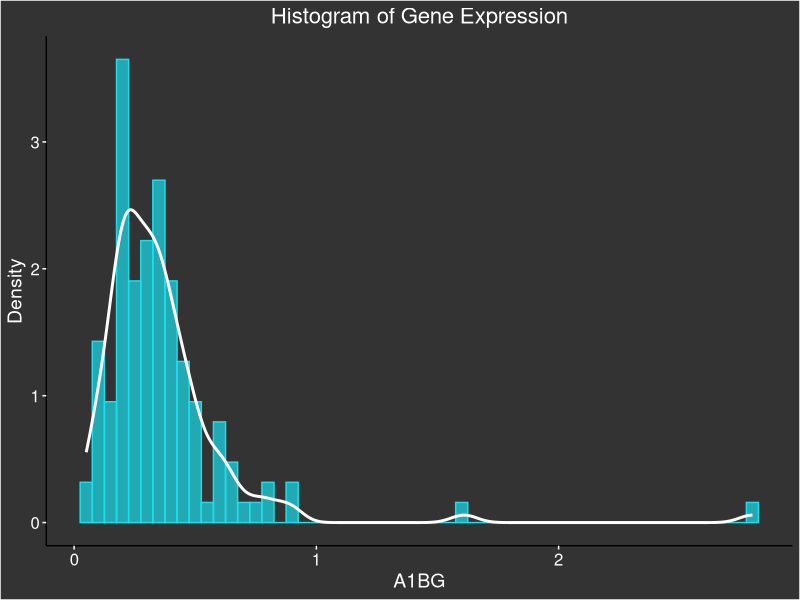
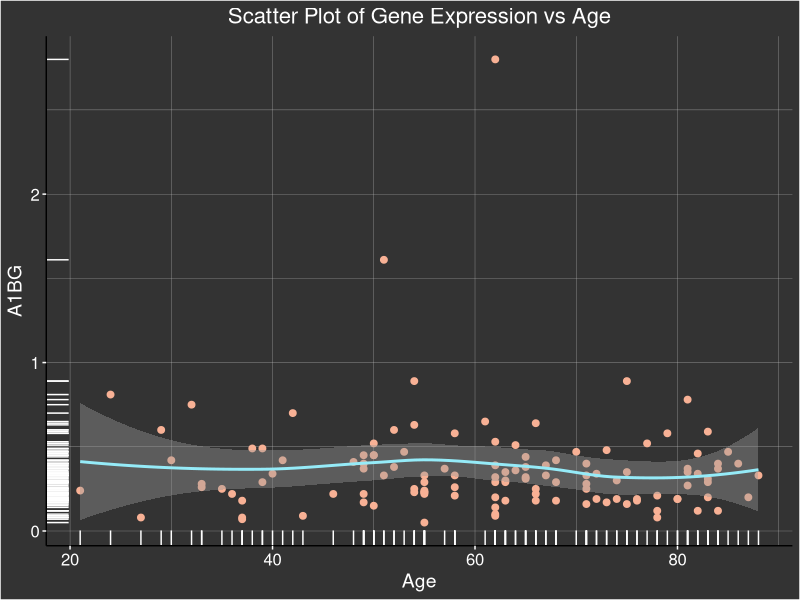
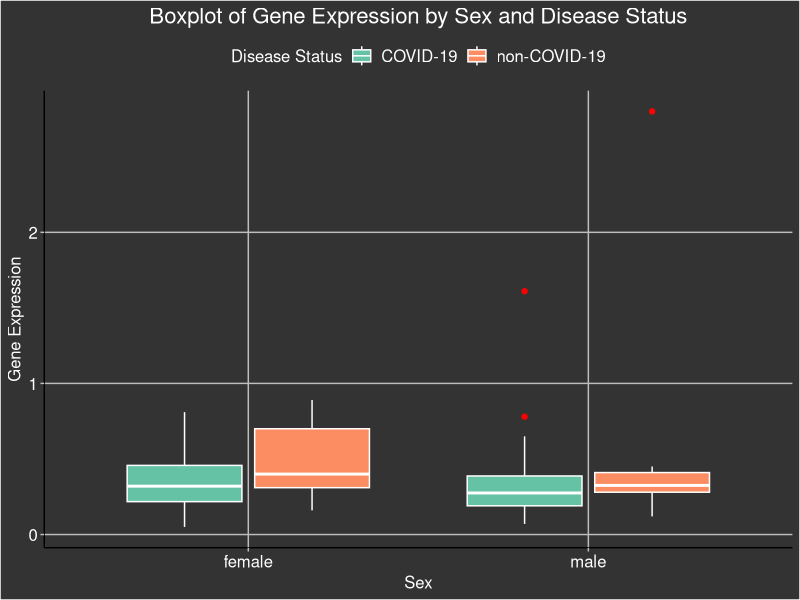
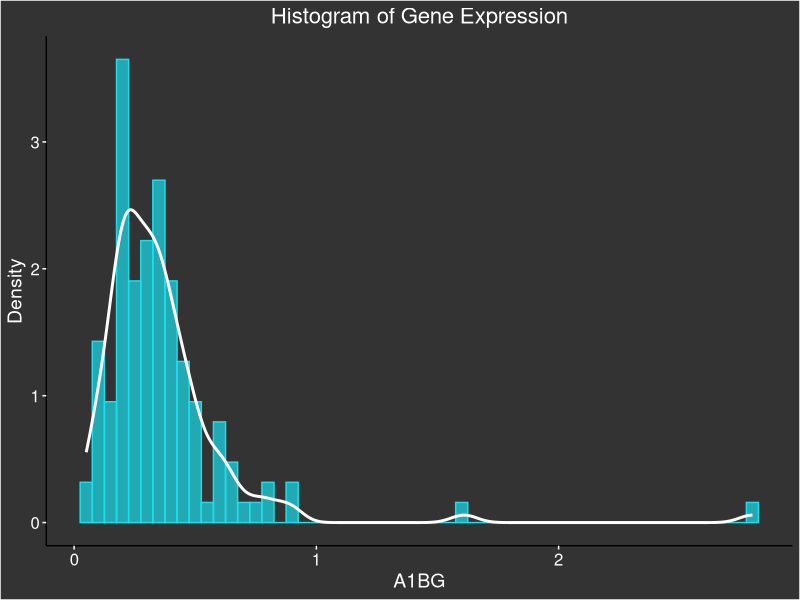
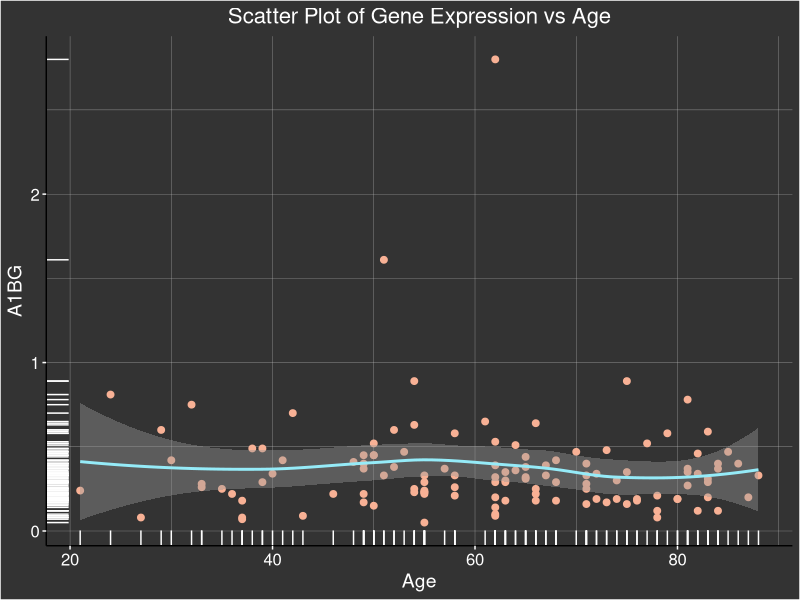
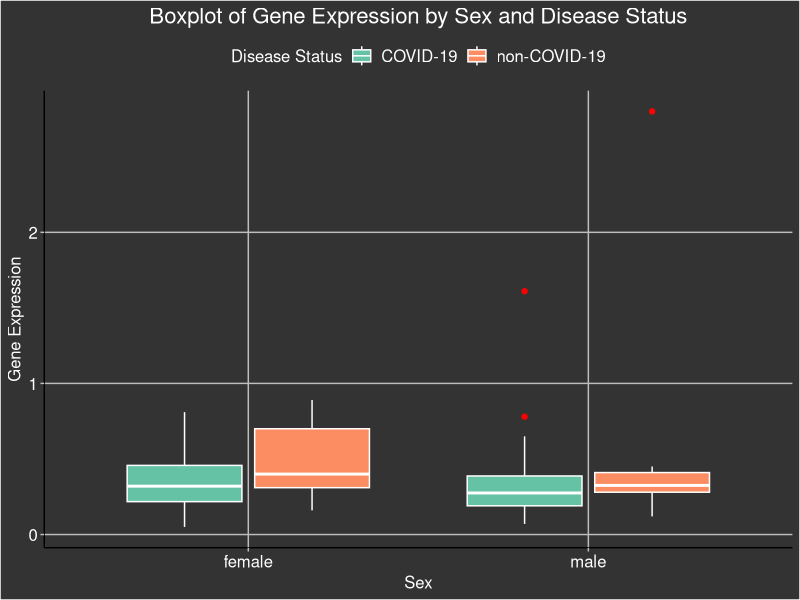

Write R code to recreate these figures, in order.
## ---- chunk 1
# Load necessary libraries
library(ggplot2)
library(dplyr)
library(readr)
library(data.table) #this is for the transpose function
library(systemfonts) #this is for the font
## ---- chunk 2
# Load the datasets
genes_data <- read_csv('dataset/QBS103_GSE157103_genes.csv', show_col_types = FALSE)
metadata <- read_csv('dataset/QBS103_GSE157103_series_matrix.csv', show_col_types = FALSE)
# Rename the column `...1` to `Genes`
genes_data <- genes_data %>% rename(Genes = `...1`)
## ---- chunk 3
# Select the first gene
gene <- genes_data[1, ]
# save the gene name
gene_name <- as.character(gene[1,1])
# transpose the selected gene for better merging the dataset and rename the column name
transposed_gene <- transpose(gene[-1]) %>% rename(!!gene_name := V1)
# combine two datasets with participant_is and gene
# such that we have a transposed gene dataset with two column, prepare for merging
transposed_gene_data <- cbind(participant_id = colnames(gene[-1]), transposed_gene)
# merge the dataset
merged_data <- merge(metadata, transposed_gene_data, by = "participant_id")
## ---- chunk 4
# select one continuous covariate and two categorical covariate 
continuous_covariate <- "age" 
categorical_covariate1 <- "sex" 
categorical_covariate2 <- "disease_status" 
## ---- chunk 5
### Plots ###
# Histogram for gene expression
gene_histogram <- ggplot(merged_data, aes(x = !!sym(gene_name))) + 
  geom_histogram(aes(y = after_stat(density)), 
                 binwidth = 0.05, color = "#1dddeb", 
                 fill = "#1dddeb", alpha = 0.7) + 
  geom_density(aes(y = after_stat(density)), color = "white", linewidth = 1) +
  labs(x = gene_name, y = "Density") +
  theme_classic() +
  theme(
    plot.background = element_rect(fill = '#333333'),
    panel.background = element_rect(fill = '#333333'),
    text = element_text( color = 'white', size = 20),
    axis.title = element_text(size = 14),
    axis.text = element_text(size = 12, color = 'white'),
    axis.ticks = element_line(color = "white"),
    plot.title = element_text(size = 16, hjust = 0.5, color = 'white')
  ) +
  ggtitle("Histogram of Gene Expression")

# Save the histogram
ggsave("plots/gene_histogram.png", plot = gene_histogram, width = 16, height = 9)

# Print the histogram
print(gene_histogram)

# This aesthetic is inspired by https://waterdata.usgs.gov/blog/ggplot-jazz/
## ---- chunk 6
# Notice that there is a ":" value in the age, we have to filter it out first
merged_data$age <- as.numeric(merged_data$age)
filtered_data <- merged_data %>% filter(!is.na(age))
# Scatter Plot
scatter_plot <- ggplot(filtered_data, aes(x = age, y = !!sym(gene_name))) + 
  geom_point(color = "#F8B195", size = 2) + 
  geom_smooth(method = "loess", color = "#95ebf8") +  # Add a LOESS curve
  geom_rug(color = "white") +  # Add a rug plot
  labs(x = "Age", y = gene_name) +
  theme_classic() +
  theme(
    plot.background = element_rect(fill = '#333333'),
    panel.background = element_rect(fill = '#333333'),
    text = element_text( color = 'white', size = 20),
    axis.title = element_text( size = 14, color = 'white'),
    axis.text = element_text( size = 12, color = 'white'),
    axis.ticks = element_line(color = "white"),
    plot.title = element_text( size = 16, hjust = 0.5, color = 'white'),
    panel.grid.major = element_line(color = "gray", size = 0.1),
    panel.grid.minor = element_line(color = "gray", size = 0.1)
  ) +
  ggtitle("Scatter Plot of Gene Expression vs Age")

# Save the scatter plot
ggsave("plots/scatter_plot.png", plot = scatter_plot, width = 16, height = 9)

# Print the scatter plot
print(scatter_plot)
# This aesthetic is inspired by https://waterdata.usgs.gov/blog/ggplot-jazz/
## ---- chunk 7
# filter out data points with unkown sex
merged_data <- merged_data %>% filter(sex != "unknown")
# Define a color palette and labels for the legend
palette <- c("disease state: COVID-19" = "#66c2a5", "disease state: non-COVID-19" = "#fc8d62")
labels <- c("disease state: COVID-19" = "COVID-19", "disease state: non-COVID-19" = "non-COVID-19")

# Plot
boxplot <- ggplot(merged_data, aes_string(x = categorical_covariate1,
                                          y = gene_name, 
                                          fill = categorical_covariate2)) + 
  geom_boxplot(outlier.color = "red", color = "white") + 
  labs(x = "Sex", y = "Gene Expression", fill = "Disease Status") +
  theme_classic() +
  theme(
    plot.background = element_rect(fill = '#333333'),
    panel.background = element_rect(fill = '#333333'),
    text = element_text( color = 'white', size = 14),
    axis.title = element_text( size = 12, color = 'white'),
    axis.text = element_text( size = 12, color = 'white'),
    axis.ticks = element_line(color = "gray"),
    plot.title = element_text( size = 16, color = 'white', hjust=0.5),
    legend.position = 'top',
    legend.background = element_rect(fill = "#333333"),
    legend.text = element_text( color = 'white', size = 12),
    legend.title = element_text( color = 'white', size = 12),
    legend.key = element_rect(fill = "#333333"),
    panel.grid.major = element_line(color = "gray", size = 0.5)
  ) +
  scale_fill_manual(values = palette, labels = labels) + 
  ggtitle("Boxplot of Gene Expression by Sex and Disease Status")

# Save the boxplot
ggsave("plots/boxplot.png", plot = boxplot, width = 16, height = 9)

# Print the boxplot
print(boxplot)
